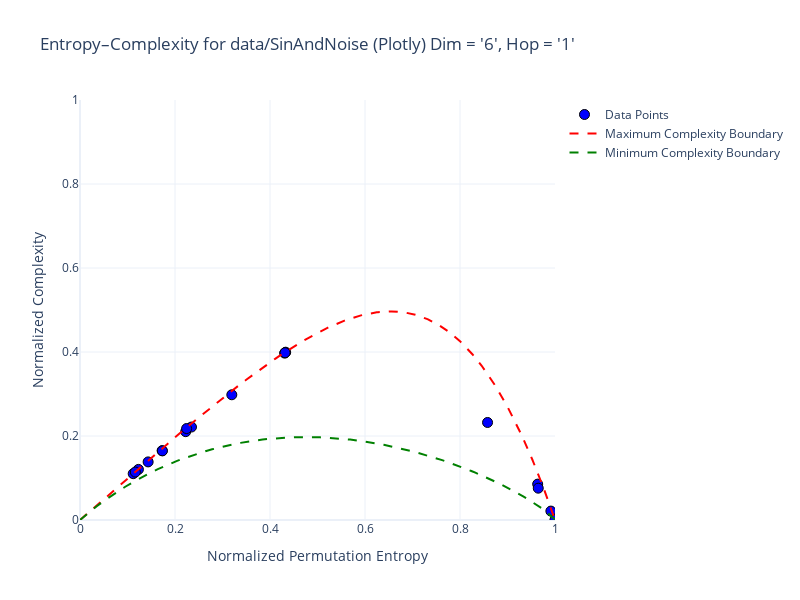

Notebook code for this chart:
### Markdown cell above
# Plots

### Code cell
folder_path = "data/SinAndNoise"
dim = 6
hop = 1
plot_graph_ordpy(folder_path, dim, hop)
